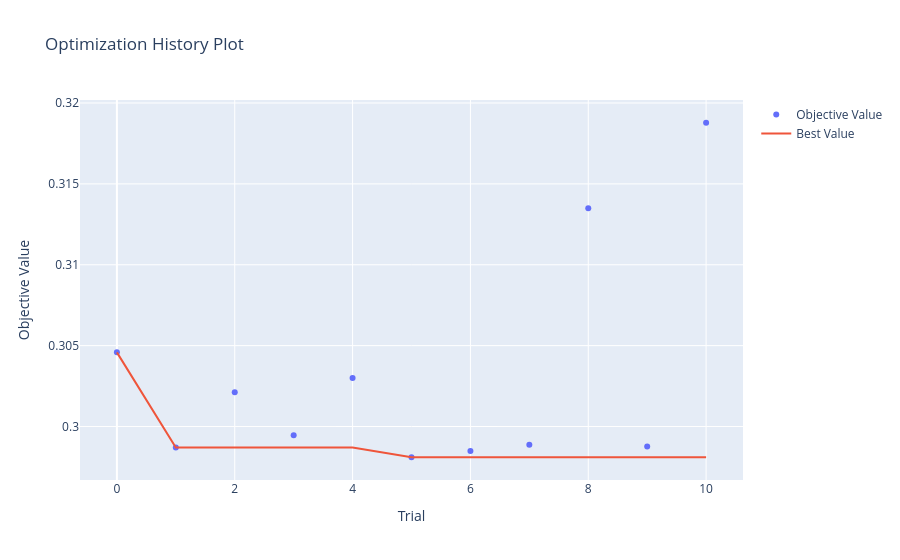
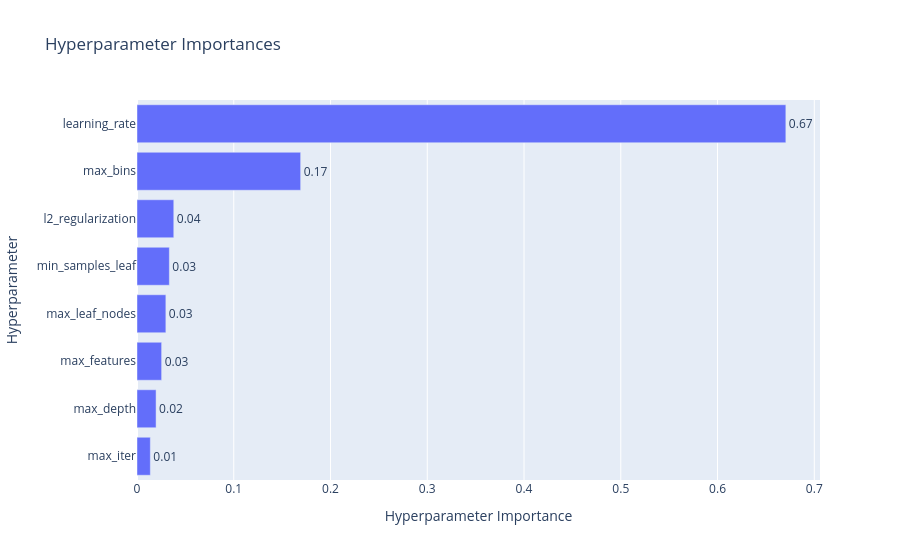
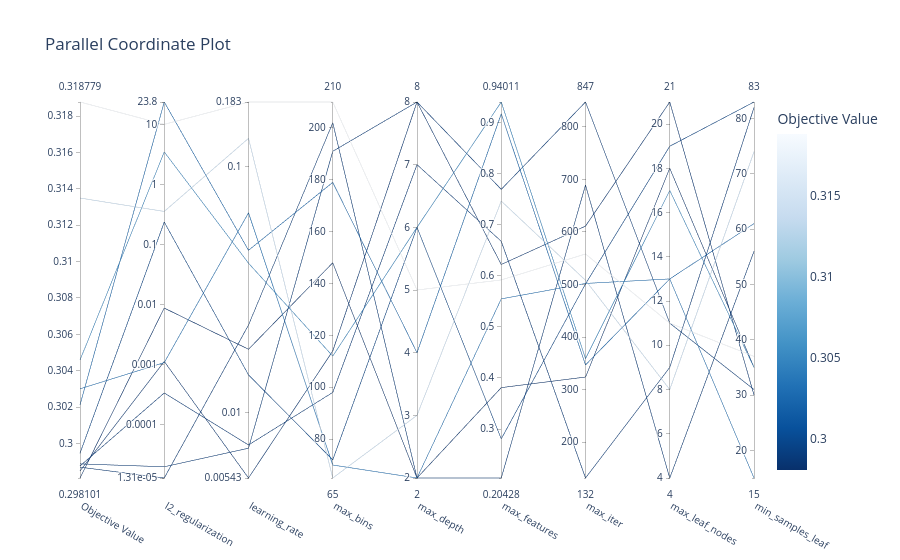

These figures' notebook cell, in order:
### Markdown cell above
### 10k

### Code cell
import optuna
import numpy as np
import warnings
from sklearn.metrics import mean_squared_error
from sklearn.model_selection import TimeSeriesSplit
from optuna.visualization import (
    plot_optimization_history, 
    plot_param_importances, 
    plot_parallel_coordinate
)
from optuna.samplers import TPESampler
from pgbm.sklearn import HistGradientBoostingRegressor
from sklearn.pipeline import make_pipeline
from pgbm.sklearn import crps_ensemble


# Parameter tuning settings

timeout_seconds = 60*60*1
no_improvement_trials = 100

# Split the 10k dataset to evaluate on holdout after tuning

X_tuning = train_10k_X.head(8000)
y_tuning = train_10k_y_reg.head(8000)
X_val_holdout = train_10k_X.tail(2000)
y_val_holdout = train_10k_y_reg.tail(2000)

def objective_pgbm(trial):
    params = {
        "max_iter": trial.suggest_int("max_iter", 100, 1000), # Number of boosting rounds
        "learning_rate": trial.suggest_float("learning_rate", 0.005, 0.2, log=True), # Step size
        "max_depth": trial.suggest_int("max_depth", 2, 8), # Max tree depth
        "min_samples_leaf": trial.suggest_int("min_samples_leaf", 15, 100), # Min samples required in a leaf node
        "max_leaf_nodes": trial.suggest_int("max_leaf_nodes", 3, 31), # Max leaf nodes in the tree
        "l2_regularization": trial.suggest_float("l2_regularization", 1e-5, 100.0, log=True), # L2 regularization term on weights
        "random_state": 42, # For reproducibility
        "verbose": 0, # No verbose output during training
        "max_bins": trial.suggest_int("max_bins", 63, 255), # Maximum number of bins to use for discretizing continuous features
        "tree_correlation": trial.suggest_float("tree_correlation", 1e-4, 0.1, log=True), # Minimum correlation required between trees to allow them to be added to the ensemble
        "distribution": trial.suggest_categorical("distribution", ["normal", "studentt", "laplace", "logistic"]), # Loss function to optimize
        "with_variance": True # Whether to compute variance estimates for predictions
    }

    if params["distribution"] == "studentt":
        params["studentt_degrees_of_freedom"] = trial.suggest_float("studentt_degrees_of_freedom", 2.0, 30.0) # Degrees of freedom for Student's t distribution

    full_pipeline = make_pipeline(
        numeric_preprocessor,
        HistGradientBoostingRegressor(**params)
    )
    
    tscv = TimeSeriesSplit(n_splits=3)
    cv_scores = []
    
    for train_idx, val_idx in tscv.split(X_tuning):
        X_tr, X_val = X_tuning.iloc[train_idx], X_tuning.iloc[val_idx]
        y_tr, y_val = y_tuning.iloc[train_idx], y_tuning.iloc[val_idx]
        
        with warnings.catch_warnings():
            warnings.simplefilter("ignore")
            full_pipeline.fit(X_tr, y_tr)
        
        preds_point, preds_std = full_pipeline.predict(X_val, return_std=True)
        preds_dist = full_pipeline.named_steps['histgradientboostingregressor'].sample(preds_point, preds_std, n_estimates=1000)
        
        crps = crps_ensemble(preds_dist, y_val.values)
        cv_scores.append(crps)
        
    return np.mean(cv_scores)

def stop_optuna(study, trial): # Custom callback to stop optimization if no improvement in best CRPS for a certain number of trials
    if study.best_trial.number + no_improvement_trials <= trial.number:
        print(f"\n[Early Stop] No improvement in {no_improvement_trials} trials. Stopping optimization.")
        study.stop()

study_pgbm = optuna.create_study(direction="minimize", sampler=TPESampler(seed=42))
study_pgbm.optimize(objective_pgbm, timeout=timeout_seconds, n_jobs=-1, callbacks=[stop_optuna])

print("\n" + "="*40)
print(f"BEST CRPS: {study_pgbm.best_value:.4f}")
print("BEST PARAMETERS:")

print("best_params = {")
for k, v in study_pgbm.best_params.items():
    if isinstance(v, str):
        print(f'    "{k}": "{v}",')
    else:
        print(f'    "{k}": {v},')
print("}")

print("\n--- PARAMETER IMPORTANCE ---")
importances = optuna.importance.get_param_importances(study_pgbm)
for param, importance in importances.items():
    print(f"  {param:20}: {importance:.4f}")
print("="*40)


fig1 = plot_optimization_history(study_pgbm)
fig1.show()
    
fig2 = plot_param_importances(study_pgbm)
fig2.show()
    
fig3 = plot_parallel_coordinate(
    study_pgbm,
    params=[
        "max_iter", 
        "learning_rate", 
        "max_depth", 
        "min_samples_leaf", 
        "max_leaf_nodes", 
        "l2_regularization",
        "max_bins",
        "tree_correlation",
        "distribution",
    ]
    )
fig3.show()
    
fig1.write_html("hyperparameter_tuning/PGBM/Regression/optuna_pgbm_10k_history.html")
fig2.write_html("hyperparameter_tuning/PGBM/Regression/optuna_pgbm_10k_importance.html")
fig3.write_html("hyperparameter_tuning/PGBM/Regression/optuna_pgbm_10k_parallel.html")

### Figure 1 — Plotly figure (JSON) as saved in the notebook; plotly's stock layout.template omitted (floating-point values rounded to 4 significant figures)
{"data": [{"mode": "markers", "name": "Objective Value", "type": "scatter", "x": [0, 1, 2, 3, 4, 5, 6, 7, 8, 9, 10], "y": [0.3046, 0.2987, 0.3021, 0.2995, 0.303, 0.2981, 0.2985, 0.2989, 0.3135, 0.2988, 0.3188]}, {"mode": "lines", "name": "Best Value", "type": "scatter", "x": [0, 1, 2, 3, 4, 5, 6, 7, 8, 9, 10], "y": [0.3046, 0.2987, 0.2987, 0.2987, 0.2987, 0.2981, 0.2981, 0.2981, 0.2981, 0.2981, 0.2981]}, {"marker": {"color": "#cccccc"}, "mode": "markers", "name": "Infeasible Trial", "showlegend": false, "type": "scatter", "x": [], "y": []}], "layout": {"title": {"text": "Optimization History Plot"}, "xaxis": {"title": {"text": "Trial"}}, "yaxis": {"title": {"text": "Objective Value"}}}}

### Figure 2 — Plotly figure (JSON) as saved in the notebook; plotly's stock layout.template omitted (floating-point values rounded to 4 significant figures)
{"data": [{"cliponaxis": false, "hovertemplate": ["max_iter (IntDistribution): 0.013781238393103329<extra></extra>", "max_depth (IntDistribution): 0.01972053853812718<extra></extra>", "max_features (FloatDistribution): 0.025470798797054696<extra></extra>", "max_leaf_nodes (IntDistribution): 0.02984215548664184<extra></extra>", "min_samples_leaf (IntDistribution): 0.03343149743957855<extra></extra>", "l2_regularization (FloatDistribution): 0.038015562158410794<extra></extra>", "max_bins (IntDistribution): 0.16913318350521683<extra></extra>", "learning_rate (FloatDistribution): 0.6706050256818668<extra></extra>"], "name": "Objective Value", "orientation": "h", "text": ["0.01", "0.02", "0.03", "0.03", "0.03", "0.04", "0.17", "0.67"], "textposition": "outside", "type": "bar", "x": [0.01378, 0.01972, 0.02547, 0.02984, 0.03343, 0.03802, 0.1691, 0.6706], "y": ["max_iter", "max_depth", "max_features", "max_leaf_nodes", "min_samples_leaf", "l2_regularization", "max_bins", "learning_rate"]}], "layout": {"title": {"text": "Hyperparameter Importances"}, "xaxis": {"title": {"text": "Hyperparameter Importance"}}, "yaxis": {"title": {"text": "Hyperparameter"}}}}

### Figure 3 — Plotly figure (JSON) as saved in the notebook; plotly's stock layout.template omitted (floating-point values rounded to 4 significant figures)
{"data": [{"dimensions": [{"label": "Objective Value", "range": [0.2981, 0.3188], "values": [0.3046, 0.2987, 0.3021, 0.2995, 0.303, 0.2981, 0.2985, 0.2989, 0.3135, 0.2988, 0.3188]}, {"label": "l2_regularization", "range": [-4.883, 1.377], "ticktext": ["1.31e-05", "0.0001", "0.001", "0.01", "0.1", "1", "10", "23.8"], "tickvals": [-4.883, -4, -3, -2, -1, 0, 1, 1.377], "values": [0.5457, -4.883, 1.377, -0.6214, -2.961, -2.054, -2.943, -4.696, -0.4447, -3.467, 1.005]}, {"label": "learning_rate", "range": [-2.265, -0.7385], "ticktext": ["0.00543", "0.01", "0.1", "0.183"], "tickvals": [-2.265, -2, -1, -0.7385], "values": [-1.393, -1.644, -1.341, -1.847, -1.188, -1.742, -2.265, -2.144, -0.886, -2.131, -0.7385]}, {"label": "max_bins", "range": [65, 210], "values": [112, 202, 179, 72, 70, 148, 114, 191, 65, 98, 210]}, {"label": "max_depth", "range": [2, 8], "values": [6, 2, 4, 6, 2, 2, 8, 8, 3, 7, 5]}, {"label": "max_features", "range": [0.2043, 0.9401], "values": [0.9401, 0.2043, 0.917, 0.2809, 0.5548, 0.3811, 0.6221, 0.7692, 0.7463, 0.6675, 0.5919]}, {"label": "max_iter", "range": [132, 847], "values": [359, 689, 347, 501, 502, 324, 611, 847, 508, 132, 558]}, {"label": "max_leaf_nodes", "range": [4, 21], "values": [17, 4, 13, 19, 13, 18, 21, 11, 8, 9, 11]}, {"label": "min_samples_leaf", "range": [15, 83], "values": [35, 56, 61, 83, 15, 35, 30, 31, 74, 82, 37]}], "labelangle": 30, "labelside": "bottom", "line": {"color": [0.3046, 0.2987, 0.3021, 0.2995, 0.303, 0.2981, 0.2985, 0.2989, 0.3135, 0.2988, 0.3188], "colorbar": {"title": {"text": "Objective Value"}}, "colorscale": [[0, "rgb(247,251,255)"], [0.125, "rgb(222,235,247)"], [0.25, "rgb(198,219,239)"], [0.375, "rgb(158,202,225)"], [0.5, "rgb(107,174,214)"], [0.625, "rgb(66,146,198)"], [0.75, "rgb(33,113,181)"], [0.875, "rgb(8,81,156)"], [1, "rgb(8,48,107)"]], "reversescale": true, "showscale": true}, "type": "parcoords"}], "layout": {"title": {"text": "Parallel Coordinate Plot"}}}
